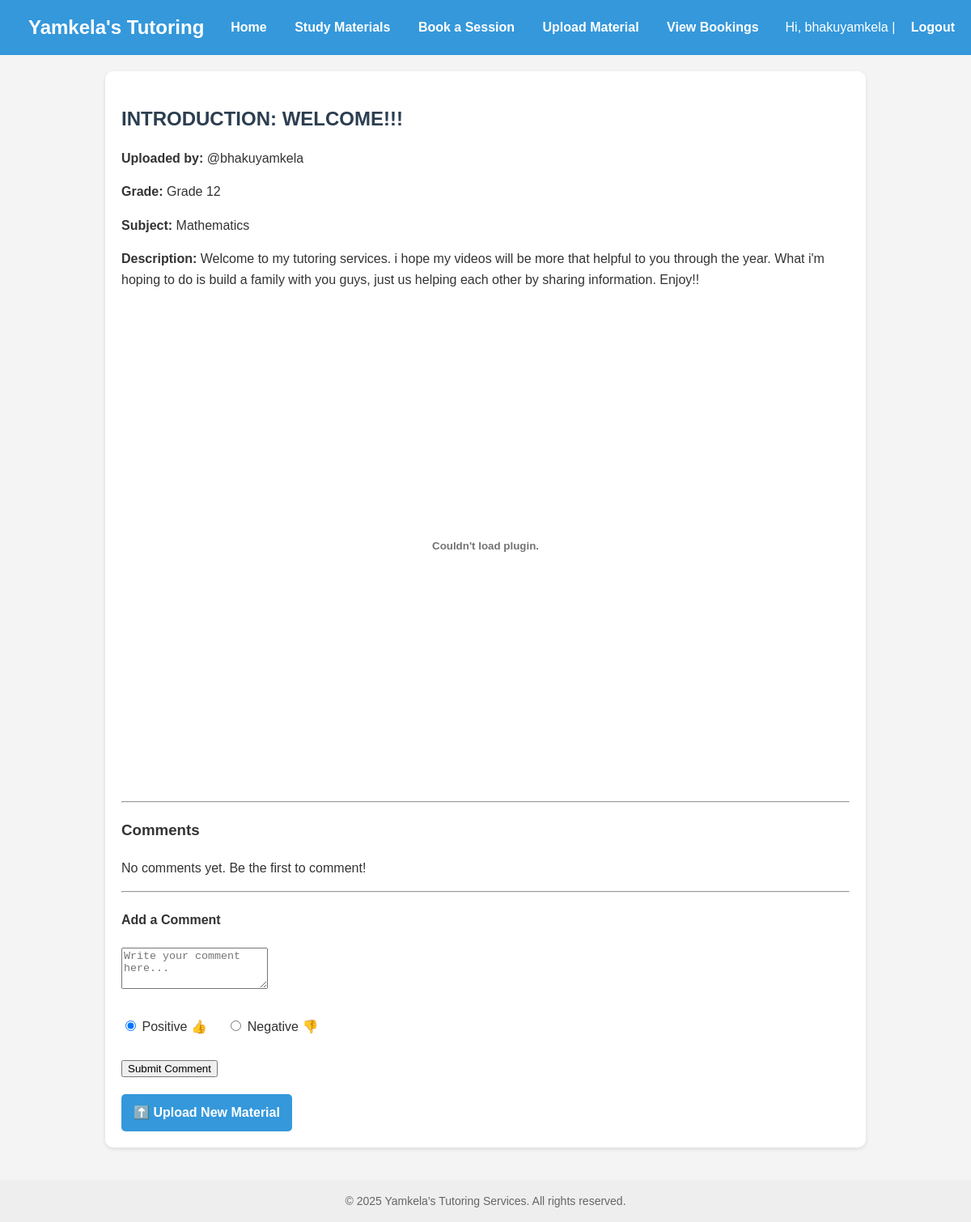
Screenshot of /material/1 (signed in) with the database file from the repository.
### app.py (models this page shows)
class User(db.Model, UserMixin):
    id = db.Column(db.Integer, primary_key=True)
    username = db.Column(db.String(80), unique=True, nullable=False)
    password = db.Column(db.String(200), nullable=False)
    is_admin = db.Column(db.Boolean, default=False)
    materials = db.relationship('Material', backref='uploader', lazy=True)
    comments = db.relationship('Comment', backref='author', lazy=True)

class Material(db.Model):
    id = db.Column(db.Integer, primary_key=True)
    filename = db.Column(db.String(255), nullable=False)
    title = db.Column(db.String(100), nullable=False)
    description = db.Column(db.Text)
    user_id = db.Column(db.Integer, db.ForeignKey('user.id'), nullable=False)
    grade = db.Column(db.String(20), nullable=True)
    subject = db.Column(db.String(100), nullable=True)
    comments = db.relationship('Comment', backref='material_obj', lazy=True)

### app.py (the view, shortened to what this page needs)
@app.route('/material/<int:material_id>', methods=['GET', 'POST'])
def view_material(material_id):
    material = Material.query.get_or_404(material_id)
    comments = Comment.query.filter_by(material_id=material.id).order_by(Comment.timestamp.desc()).all()
    return render_template('material_detail.html', material=material, comments=comments)

### app.py (called while the page is built)
@app.context_processor
def inject_current_year():
    return {'current_year': datetime.now().year}

@login_manager.user_loader
def load_user(user_id):
    return User.query.get(int(user_id))

### templates/material_detail.html
{% extends "base.html" %}
{% block content %}
  <h2>{{ material.title }}</h2>
  <p><strong>Uploaded by:</strong> @{{ material.uploader.username }}</p>
  <p><strong>Grade:</strong> {{ material.grade or 'General' }}</p>
  <p><strong>Subject:</strong> {{ material.subject or 'General' }}</p>
  <p><strong>Description:</strong> {{ material.description or 'No description provided.' }}</p>
  {% if material.filename.endswith('.pdf') %}
    <embed src="{{ url_for('static', filename='uploads/' + material.filename) }}" type="application/pdf" width="100%" height="600px" />
  {% elif material.filename.endswith('.mp4') %}
    <video width="100%" controls>
      <source src="{{ url_for('static', filename='uploads/' + material.filename) }}" type="video/mp4">
      Your browser does not support the video tag.
    </video>
  {% else %}
    <img src="{{ url_for('static', filename='uploads/' + material.filename) }}" alt="{{ material.title }}" style="max-width: 100%; height: auto;">
  {% endif %}
  <hr>
  <h3>Comments</h3>
  {% if comments %}
    <ul>
      {% for comment in comments %}
        <li>
          <strong>@{{ comment.author.username }}</strong>
          ({{ comment.timestamp.strftime('%Y-%m-%d %H:%M') }}) -
          {% if comment.is_positive %}
            <span style="color:green;">👍</span>
          {% else %}
            <span style="color:red;">👎</span>
          {% endif %}
          <p>{{ comment.text }}</p>
        </li>
      {% endfor %}
    </ul>
  {% else %}
    <p>No comments yet. Be the first to comment!</p>
  {% endif %}
  {% if current_user.is_authenticated %}
    <hr>
    <h4>Add a Comment</h4>
    <form method="POST" action="{{ url_for('view_material', material_id=material.id) }}">
      <textarea name="comment" rows="3" required placeholder="Write your comment here..."></textarea><br><br>
      <label>
        <input type="radio" name="is_positive" value="true" checked> Positive 👍
      </label>
      <label style="margin-left: 20px;">
        <input type="radio" name="is_positive" value="false"> Negative 👎
      </label><br><br>
      <button type="submit">Submit Comment</button>
    </form>
  {% else %}
    <p><a href="{{ url_for('login') }}">Log in</a> to add a comment.</p>
  {% endif %}
{% endblock %}

### templates/base.html (shortened to what this page needs)
<!DOCTYPE html>
<html lang="en">
<head>
  <link rel="stylesheet" href="{{ url_for('static', filename='css/styles.css') }}">
</head>
<body>
<header>
  <div>
    <a href="{{ url_for('home') }}" style="font-size: 1.5em;">Yamkela's Tutoring</a>
  </div>
  <nav>
    <a href="{{ url_for('home') }}">Home</a>
    <a href="{{ url_for('materials') }}">Study Materials</a>
    <a href="{{ url_for('book') }}">Book a Session</a>
    {% if current_user.is_authenticated and current_user.is_admin %}
      <a href="{{ url_for('upload') }}">Upload Material</a>
      <a href="{{ url_for('admin_bookings') }}">View Bookings</a>
    {% endif %}
  </nav>
  <div>
    {% if current_user.is_authenticated %}
      <span>Hi, {{ current_user.username }} | </span>
      <a href="{{ url_for('logout') }}">Logout</a>
    {% else %}
      <a href="{{ url_for('login') }}">Login</a> |
      <a href="{{ url_for('signup') }}">Sign Up</a>
    {% endif %}
  </div>
</header>
<main>
  {% block content %}{% endblock %}
  {% if current_user.is_authenticated and current_user.is_admin %}
    <a href="{{ url_for('upload') }}" class="btn-create-post">⬆️ Upload New Material</a>
  {% endif %}
</main>
<footer>
  &copy; {{ current_year or '2025' }} Yamkela's Tutoring Services. All rights reserved.
</footer>
</body>
</html>

### static/css/styles.css (style rules this page uses)
body { font-family: Arial, sans-serif; background-color: #f0f2f5; color: #333; margin: 0; padding: 0; line-height: 1.6; }
h2 { color: #2c3e50; margin-bottom: 1rem; }
a { color: #2980b9; text-decoration: none; transition: color 0.3s ease; }

### templates/base.html (style rules this page uses)
body { font-family: Arial, sans-serif; margin: 0; padding: 0; background: #f4f4f4; color: #333; }
header { background: #3498db; color: white; padding: 15px 20px; display: flex; justify-content: space-between; align-items: center; }
header a { color: white; text-decoration: none; margin-left: 15px; font-weight: bold; }
nav a { margin-right: 15px; color: white; font-weight: bold; text-decoration: none; }
main { max-width: 900px; margin: 20px auto; background: white; padding: 20px; border-radius: 10px; box-shadow: 0 2px 5px rgb(0 0 0 / 0.1); }
footer { text-align: center; padding: 15px; background: #eee; margin-top: 40px; color: #666; font-size: 14px; }
.btn-create-post { display: inline-block; margin-top: 20px; padding: 10px 15px; background-color: #3498db; color: white; text-decoration: none; border-radius: 5px; font-weight: bold; }

### rows the page displays
User: username "bhakuyamkela", uploader.username "bhakuyamkela"
Material: title "INTRODUCTION: WELCOME!!!", grade "Grade 12", subject "Mathematics", description "Welcome to my tutoring services. i hope my videos will be more that helpful to you through the year. What i'm hoping to do is build a family with you guys, just us helping each other by sharing information. Enjoy!!"
